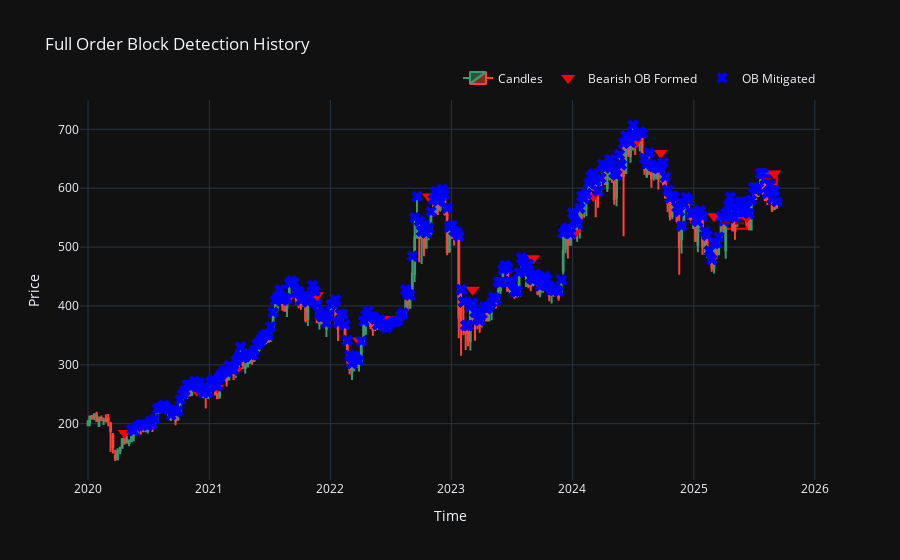

This figure's notebook cell:
### Code cell
plot_order_blocks_plotly(df, results)

### Figure 1 — Plotly figure (JSON) as saved in the notebook; plotly's stock layout.template omitted (floating-point values rounded to 4 significant figures; data arrays with more than 128 entries replaced by an {"elided": "..."} marker saying what was removed)
{"data": [{"close": {"elided": "298 float values"}, "high": {"elided": "298 float values"}, "low": {"elided": "298 float values"}, "name": "Candles", "open": {"elided": "298 float values"}, "type": "candlestick", "x": {"elided": "298 str values"}}, {"marker": {"color": "red", "size": 12, "symbol": "triangle-down"}, "mode": "markers", "name": "Bearish OB Formed", "type": "scatter", "x": ["2020-04-20T00:00:00", "2020-08-31T00:00:00", "2020-11-23T00:00:00", "2021-01-25T00:00:00", "2021-03-22T00:00:00", "2021-08-23T00:00:00", "2021-11-22T00:00:00", "2022-03-28T00:00:00", "2022-06-20T00:00:00", "2022-10-24T00:00:00", "2023-03-06T00:00:00", "2023-06-26T00:00:00", "2023-09-04T00:00:00", "2024-01-08T00:00:00", "2024-03-04T00:00:00", "2024-07-08T00:00:00", "2024-09-23T00:00:00", "2024-12-23T00:00:00", "2025-03-03T00:00:00", "2025-04-28T00:00:00", "2025-06-09T00:00:00", "2025-09-01T00:00:00"], "y": [184.1, 225.5, 256, 260.9, 290.5, 409.5, 418, 341.3, 377.7, 585.7, 427.6, 440.9, 481.1, 523.6, 586.5, 676.6, 660, 560.4, 552.2, 552, 549.6, 624.8]}, {"marker": {"color": "blue", "size": 10, "symbol": "x"}, "mode": "markers", "name": "OB Mitigated", "type": "scatter", "x": {"elided": "673 str values"}, "y": {"elided": "673 float values"}}], "layout": {"legend": {"orientation": "h", "x": 1, "xanchor": "right", "y": 1.02, "yanchor": "bottom"}, "shapes": [{"fillcolor": "rgba(200, 0, 0, 0.05)", "layer": "below", "line": {"color": "red"}, "type": "rect", "x0": "2025-03-24T00:00:00", "x1": "2025-04-28T00:00:00", "y0": 531.3, "y1": 552}, {"layer": "above", "line": {"color": "darkred", "dash": "dash"}, "type": "line", "x0": "2025-03-24T00:00:00", "x1": "2025-04-28T00:00:00", "y0": 541.6, "y1": 541.6}, {"fillcolor": "rgba(200, 0, 0, 0.05)", "layer": "below", "line": {"color": "red"}, "type": "rect", "x0": "2025-05-05T00:00:00", "x1": "2025-06-09T00:00:00", "y0": 531.0, "y1": 549.6}, {"layer": "above", "line": {"color": "darkred", "dash": "dash"}, "type": "line", "x0": "2025-05-05T00:00:00", "x1": "2025-06-09T00:00:00", "y0": 540.3, "y1": 540.3}, {"fillcolor": "rgba(200, 0, 0, 0.2)", "layer": "below", "line": {"color": "red"}, "type": "rect", "x0": "2025-07-28T00:00:00", "x1": "2025-09-08T00:00:00", "y0": 606.8, "y1": 624.8}, {"layer": "above", "line": {"color": "darkred", "dash": "dash"}, "type": "line", "x0": "2025-07-28T00:00:00", "x1": "2025-09-08T00:00:00", "y0": 615.8, "y1": 615.8}], "title": {"text": "Full Order Block Detection History"}, "xaxis": {"rangeslider": {"visible": false}, "title": {"text": "Time"}}, "yaxis": {"title": {"text": "Price"}}}}
